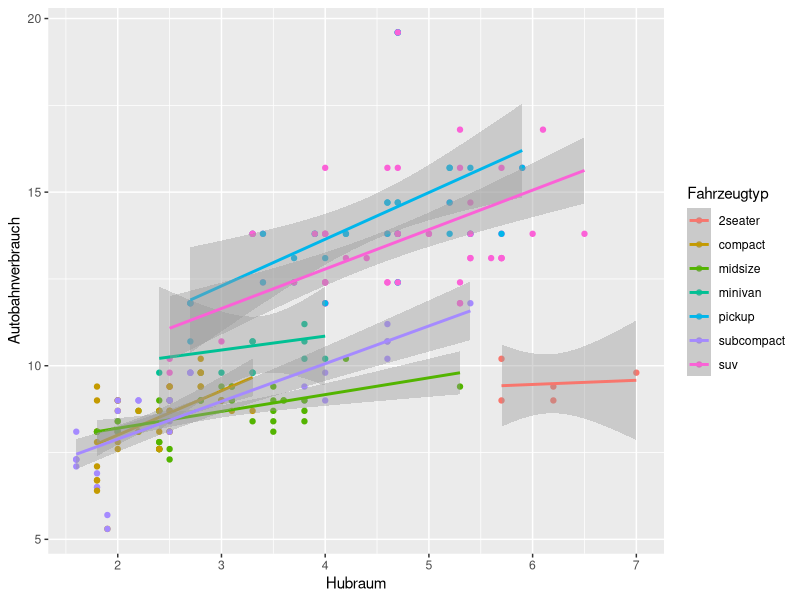
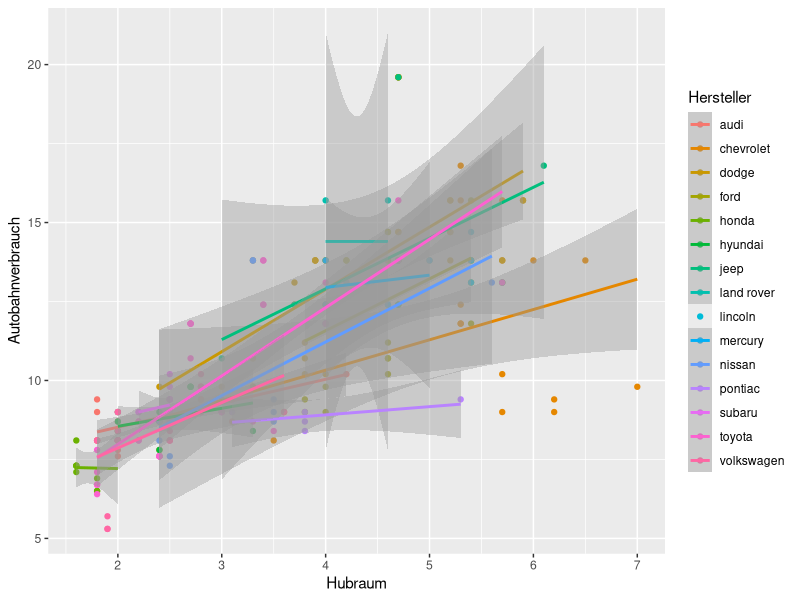

These figures' R source, in order:
# J. Willms, Nov 2019  

library(ggplot2)
str(mpg)
?mpg


 
# Umrechnung von Miles per Gallon nach Liter pro 100 km
literPer100km <- function(mpg) {
  return(round(235.195 / mpg, digits = 1))
  
}

##   mpg_de: Deutsche Bezeichnungen #####

mpg_de <- mpg
mpg_de$cty <- literPer100km(mpg_de$cty)
mpg_de$hwy <- literPer100km(mpg_de$hwy)

# Name ?bersetzen
names(mpg_de)



names(mpg_de)[1:11] <- c("Hersteller", "Modell", "Hubraum", "Baujahr", 
                         "Zylinder", "Schaltung", "Antrieb",
                         "Stadtverbrauch", "Autobahnverbrauch", "Antriebsart", 
                         "Fahrzeugtyp")

str(mpg_de)

#Alternativ: rename aus   plyr   https://www.rdocumentation.org/packages/plyr/versions/1.8.4/topics/rename
  

## lm wird für jede Farbe gemacht
ggplot(data = mpg_de) + aes(x = Hubraum, y = Autobahnverbrauch, color = Fahrzeugtyp)+ 
  geom_point() +geom_smooth(method=lm)

ggplot(data = mpg_de) + aes(x = Hubraum, y = Autobahnverbrauch, color = Hersteller)+ 
  geom_point() +geom_smooth(method=lm)
